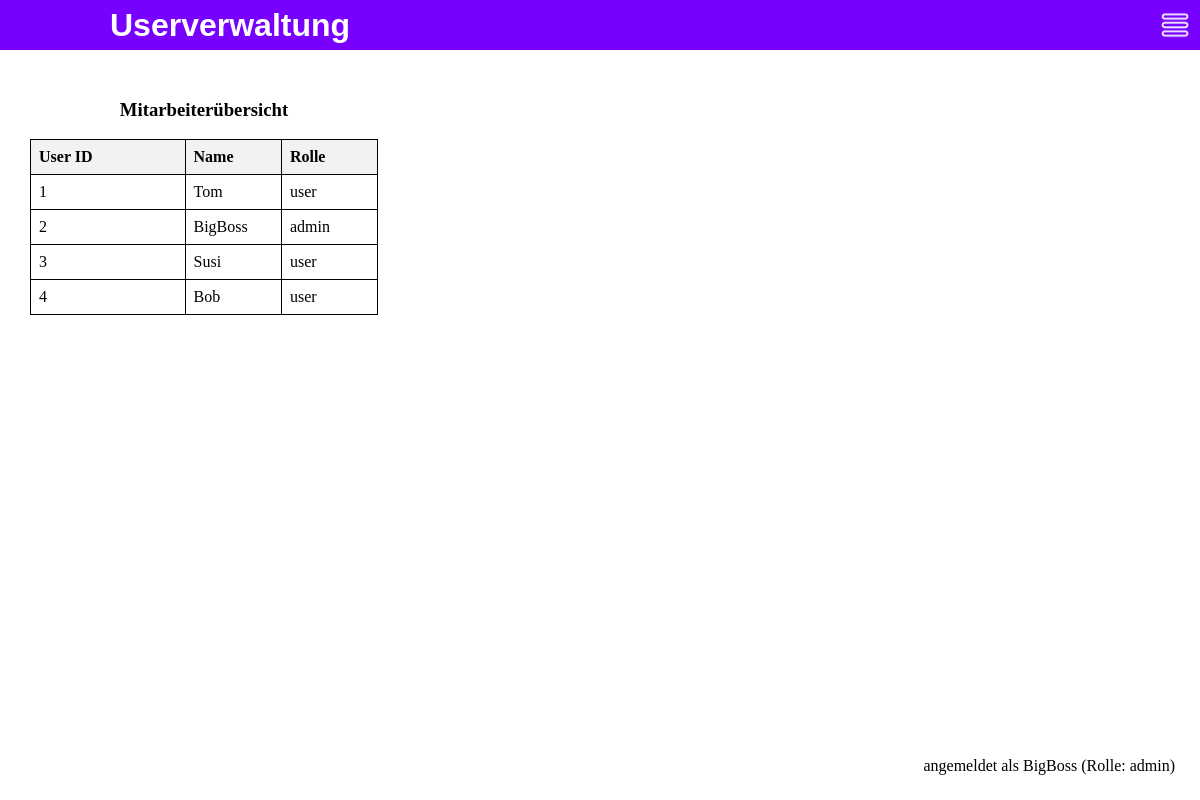
Screenshot of /users (signed in) with the database file from the repository.
### app/models.py (models this page shows, shortened)
class User(UserMixin, db.Model):
    id = db.Column(db.Integer, primary_key=True)
    username = db.Column(db.String(64), index=True, unique=True)
    email = db.Column(db.String(120), index=True, unique=True)
    password_hash = db.Column(db.String(128))
    role = db.Column(db.String(10), default="user")

### app/routes.py (the view)
@main.route('/users/')
@main.route('/users')
@login_required
def users():
    users = User.query.all()
    return render_template('users.html', page_name='Userverwaltung', user=current_user, users=users)

### run.py (called while the page is built)
@login_manager.user_loader
def load_user(user_id):
    return User.query.get(int(user_id))

### templates/users.html (shortened to what this page needs)
{% extends "base.html" %}
{% block content %}
<div class="table-container">
    <table>
        <caption><h3>Mitarbeiterübersicht</h3></caption>
        <tr>
            <th style="width: 140px">User ID</th>
            <th style="width: 80px">Name</th>
            <th style="width: 80px">Rolle</th>
        </tr>
        {% for user in users%}
        <tr>
            <td>{{ user.id }}</td>
            <td>{{ user.username }}</td>
            <td>{{ user.role }}</td>
        </tr>
        {% endfor %}
    </table>
</div>
{% endblock %}

### templates/base.html (shortened to what this page needs)
<!DOCTYPE html>
<html>
<head>
</head>
<body style="margin: 0px">
<div style="background-color: rgb(119, 0, 255); height: 50px; display: flex; justify-content: space-between; align-items: center; padding: 0 10px;">
    <h1 class="page-name">{{ page_name }}</h1>
    <img id="menu-icon" src="{{ url_for('static', filename='icons/menu_icon.png') }}" style="width: 30px; height: 30px; cursor: pointer;">
</div>
<div style="padding: 20px;">
    {% block content %}{% endblock %}
</div>
<div style="position: fixed; bottom: 20px; right: 20px; background-color: white; padding: 5px;">
    {% if current_user.username %}
    angemeldet als {{ current_user.username}} (Rolle: {{current_user.role}})
    {% endif %}
</div>
</body>
</html>

### templates/base.html (style rules this page uses)
.page-name { font-family: "Helvetica"; font-weight: bold; color: white; margin-left: 100px; }

### templates/users.html (style rules this page uses)
.table-container { height: 100px; display: flex; }
table { border-collapse: collapse; width: 30%; margin: 10px; }
tr { height: 20px; }
th, td { border: 1px solid black; padding: 8px; text-align: left; }
th { background-color: #f2f2f2; }

### rows the page displays
User: id "1", username "Tom", role "user"
User: id "2", username "BigBoss", role "admin"
User: id "3", username "Susi", role "user"
User: id "4", username "Bob", role "user"

### other values shown
{{ page_name }} "Userverwaltung"
